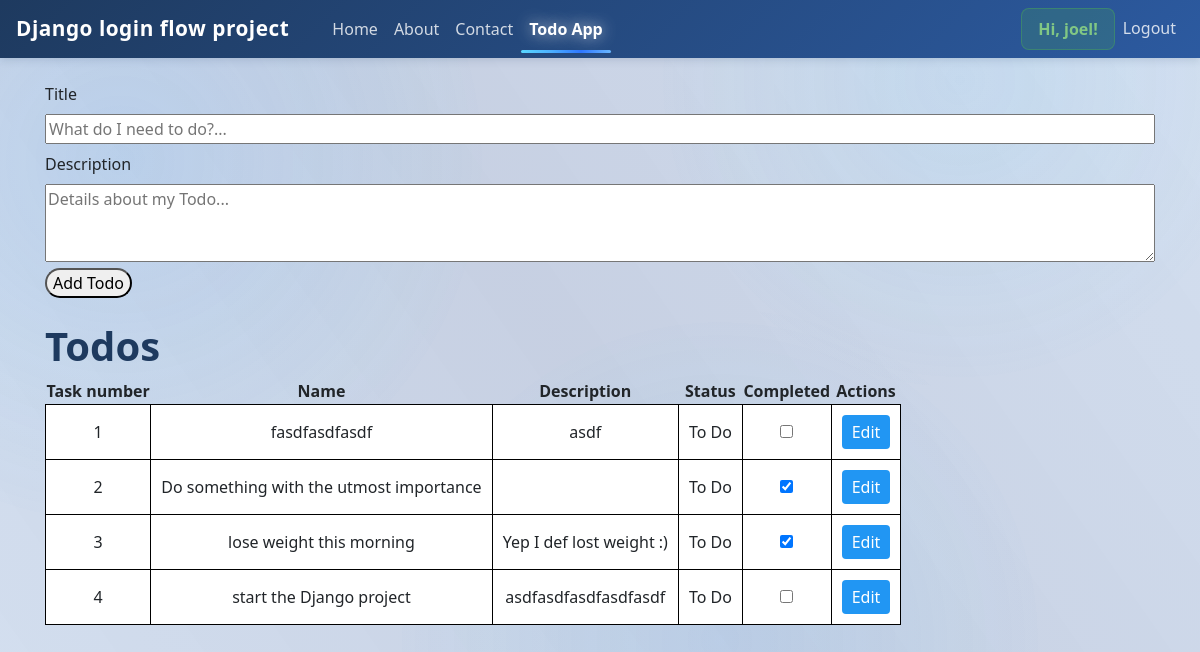
Before: /myapp/todo/ (signed in) with the older database file.
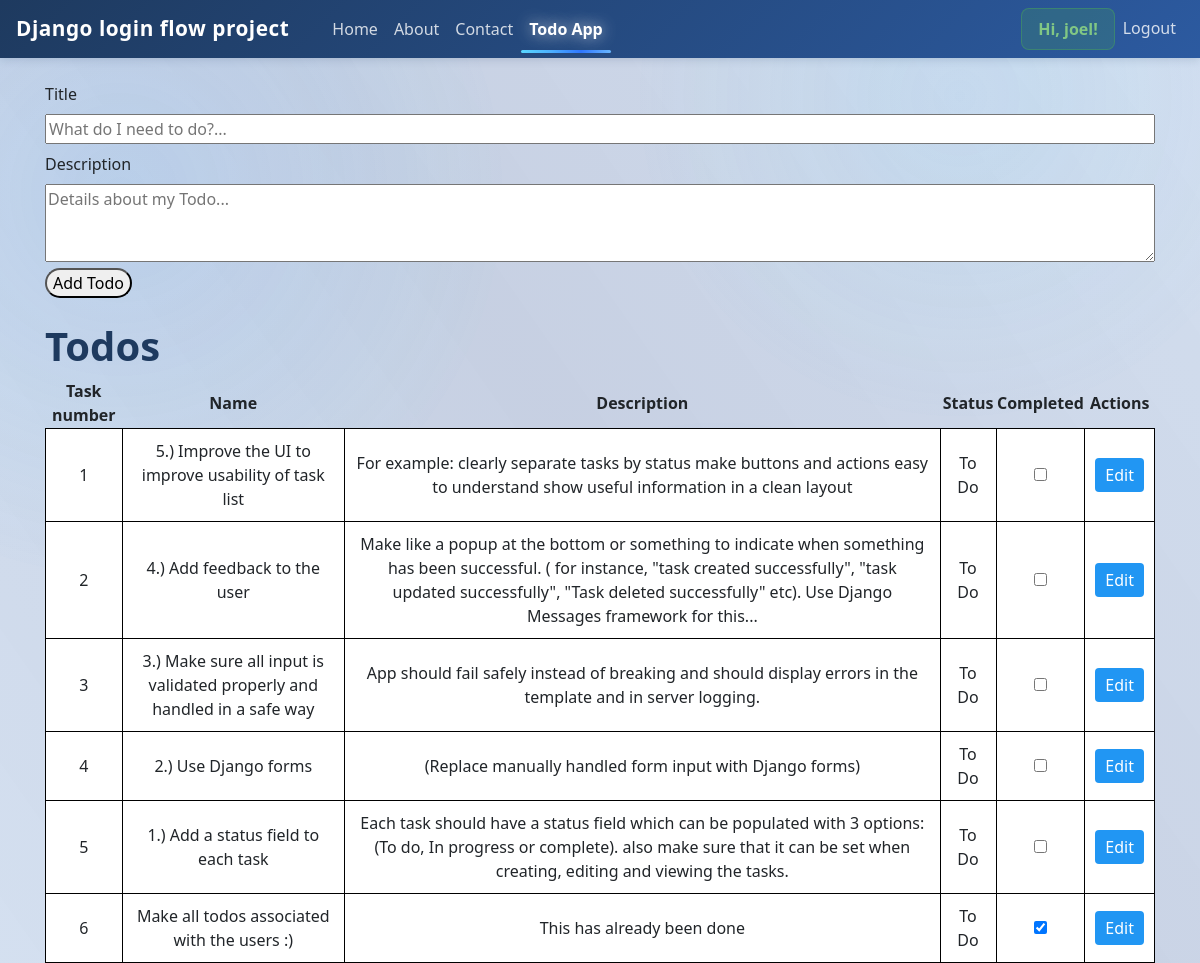
After: the same page with the newer database file.
### myapp/models.py (models this page shows, shortened)
class Task(models.Model):
    user = models.ForeignKey(User, on_delete=models.CASCADE, null=True, blank=True, related_name="tasks")
    title = models.CharField(max_length=200)
    description = models.TextField(null=True, blank=True)
    complete = models.BooleanField(default=False)
    create = models.DateTimeField(auto_now_add=True)
    status = models.IntegerField(default=1)
    class Meta:
        ordering = ['-create']

### myapp/views.py (the view, shortened to what this page needs)
# urls.py: path("todo/", views.todo, name="todo"),
@login_required(login_url=settings.LOGIN_PATH)
def todo(request):
    tasks = Task.objects.filter(user=request.user)
    return render(request, "todo.html", {
        "active_page": "todo",
        "tasks": tasks,
    })

### myapp/templates/todo.html (shortened to what this page needs)
{% extends 'base.html' %}
{% block content %}
<form method="post" action="{% url 'todo' %}" style="margin-bottom: 1.5rem;">
    <div>
        <label for="title">Title</label>
        <input id="title" placeholder="What do I need to do?..." name="title" type="text" required maxlength="200" style="width: 100%;" />
    </div>
    <div style="margin-top: 0.5rem;">
        <label for="description">Description</label>
        <textarea id="description" name="description" placeholder="Details about my Todo..." rows="3" style="width: 100%;"></textarea>
    </div>
    <button type="submit" style="border-radius: 25px;">Add Todo</button>
</form>
<table>
    <tr>
    <h1>Todos</h1>
    <th>Task number</th>
    <th>Name</th>
    <th>Description</th>
    <th>Status</th>
    <th>Completed</th>
    <th>Actions</th>
    </tr>
    {% for todo in tasks %}
    <tr>
        <td>{{ forloop.counter }}</td>
        <td>{{todo.title}}</td>
        <td>{{todo.description}}</td>
        {% if todo.status == 2 %}
            <td>In Progress...</td>
        {% elif todo.status == 3 %}
            <td>Complete</td>
        {% else %}
            <td>To Do</td>
        {% endif %}
        <td>
            {% if todo.complete == False %}
                <input type="checkbox" style="pointer-events: none" ></input>
            {% else %}
                <input type="checkbox" checked="checked" style="pointer-events: none;"></input>
            {% endif %}
        </td>
        <td>
            <button class="edit-btn" onclick="openModal({{ todo.id }}, '{{ todo.title|escapejs }}', '{{ todo.description|escapejs }}', {{ todo.complete|lower }})">Edit</button>
        </td>
    </tr>
    {% empty %}
        <h3>No items in list</h3>
    {% endfor %}
</table>
{% endblock %}

### myapp/templates/base.html (shortened to what this page needs)
<!DOCTYPE html>
<html lang="en">
  <head>
    <link rel="stylesheet" href="https://stackpath.bootstrapcdn.com/bootstrap/4.3.1/css/bootstrap.min.css"  rel="stylesheet" />
  </head>
  <body>
    <nav class="navbar navbar-expand-lg navbar-light bg-light">
      <a class="navbar-brand" href="{% url 'home' %}">Django login flow project</a>
      <div class="collapse navbar-collapse" id="navbarNav">
        <ul class="navbar-nav mr-auto" style="margin-left: 1.2rem;">
          <li class="nav-item{% if active_page == 'home' %} active{% endif %}">
            <a class="nav-link" href="{% url 'home' %}">Home</a>
          </li>
          <li class="nav-item{% if active_page == 'about' %} active{% endif %}">
            <a class="nav-link" href="{% url 'about' %}">About</a>
          </li>
          <li class="nav-item{% if active_page == 'contact' %} active{% endif %}">
            <a class="nav-link" href="{% url 'contact' %}">Contact</a>
          </li>
          <li class="nav-item{% if active_page == 'todo' %} active{% endif %}">
            <a class="nav-link" href="{% url 'todo' %}">Todo App</a>
          </li>
        </ul>
        <ul class="navbar-nav ml-auto">
          {% if user.is_authenticated %}
            <li class="nav-item">
              <span class="nav-link user-status">Hi, {{ user.username }}!</span>
            </li>
            <li class="nav-item">
              <a class="nav-link" href="{% url 'logout' %}">Logout</a>
            </li>
          {% else %}
            <li class="nav-item">
              <a class="nav-link" href="{% url 'login' %}">Login</a>
            </li>
          {% endif %}
        </ul>
      </div>
    </nav>
    <div class="container mt-4">
      {% block content %}{% endblock %}
    </div>
  </body>
</html>

### myapp/templates/base.html (style rules this page uses)
:root { --primary-blue: #1e3a5f; --secondary-blue: #2c5aa0; --accent-blue: #3b7ec1; --light-blue: #e8f0f8; --border-radius: 0.5rem; --the-green: #d4edda; }
body { background-color: #f8fbff; font-family: 'Segoe UI', Tahoma, Geneva, Verdana, sans-serif; }
.navbar { background: linear-gradient(135deg, var(--primary-blue) 0%, var(--secondary-blue) 100%) !important; box-shadow: 0 2px 8px rgba(30, 58, 95, 0.15); position: sticky; top: 0; z-index: 1000; }
.navbar-brand { font-weight: 600; color: white !important; font-size: 1.3rem; letter-spacing: 0.5px; }
.nav-link { color: rgba(255, 255, 255, 0.8) !important; transition: all 0.3s ease; font-weight: 500; position: relative; }
.nav-item.active .nav-link, .nav-link.active { color: #fff !important; font-weight: 700; text-shadow: 0 0 15px rgba(255, 255, 255, 0.8); animation: navActiveGlow 1.6s ease-in-out infinite; }
.nav-item.active .nav-link::after, .nav-link.active::after { content: ""; position: absolute; left: 0; bottom: -4px; width: 100%; height: 3px; background: linear-gradient(90deg, #59d7ff, #4cb0ff, #2e76ff, #69b7ff); border-radius: 5px; animation: navActiveBar 1.8s ease-in-out infinite; }
.nav-link.user-status { background: rgba(76, 175, 80, 0.2); color: #81c784 !important; border-radius: var(--border-radius); padding: 0.5rem 1rem !important; display: inline-block; font-weight: 600; border: 1px solid rgba(76, 175, 80, 0.4); }
body::before { content: ""; position: fixed; inset: 0; background: linear-gradient(55deg, rgba(24, 85, 161, 0.16), rgba(3, 39, 112, 0.2), rgba(24, 85, 161, 0.16)); z-index: -2; }
body::after { content: ""; position: fixed; inset: 0; background-image: radial-gradient(circle at 10% 20%, rgba(72, 167, 255, 0.15), transparent 30%), radial-gradient(circle at 80% 10%, rgba(106, 198, 255, 0.12), transparent 26%), radial-gradient(circle at 60% 80%, rgba(50, 160, 255, 0.1), transparent 35%); z-index: -1; opacity: 0.9; }
.container { border-radius: var(--border-radius); }
a { color: var(--secondary-blue); transition: all 0.3s ease; }
h1, h2, h3, h4, h5, h6 { color: var(--primary-blue); font-weight: 600; }

### myapp/templates/todo.html (style rules this page uses)
th { text-align: center; }
td { background: white; border: 1px solid black; padding: 10px; text-align: center; }
.edit-btn { background-color: #2196F3; color: white; padding: 5px 10px; border: none; border-radius: 4px; cursor: pointer; }

Changed rows visible on the page:
removed Task: title "fasdfasdfasdf", description "asdf", status "To Do"
removed Task: title "Do something with the utmost importance", status "To Do"
removed Task: title "lose weight this morning", description "Yep I def lost weight :)", status "To Do"
removed Task: title "start the Django project", description "asdfasdfasdfasdfasdf", status "To Do"
added Task: title "5.) Improve the UI to improve usability of task list", description "For example: clearly separate tasks by status make buttons and actions easy to understand show useful information in a clean layout", status "To Do"
added Task: title "4.) Add feedback to the user", description "Make like a popup at the bottom or something to indicate when something has been successful. ( for instance, \"task created successfully\", \"task updated successfully\", \"Task deleted successfully\" etc). Use Django Messages framework for this...", status "To Do"
added Task: title "3.) Make sure all input is validated properly and handled in a safe way", description "App should fail safely instead of breaking and should display errors in the template and in server logging.", status "To Do"
added Task: title "2.) Use Django forms", description "(Replace manually handled form input with Django forms)", status "To Do"
added Task: title "1.) Add a status field to each task", description "Each task should have a status field which can be populated with 3 options: (To do, In progress or complete). also make sure that it can be set when creating, editing and viewing the tasks.", status "To Do"
added Task: title "Make all todos associated with the users :)", description "This has already been done", status "To Do"
